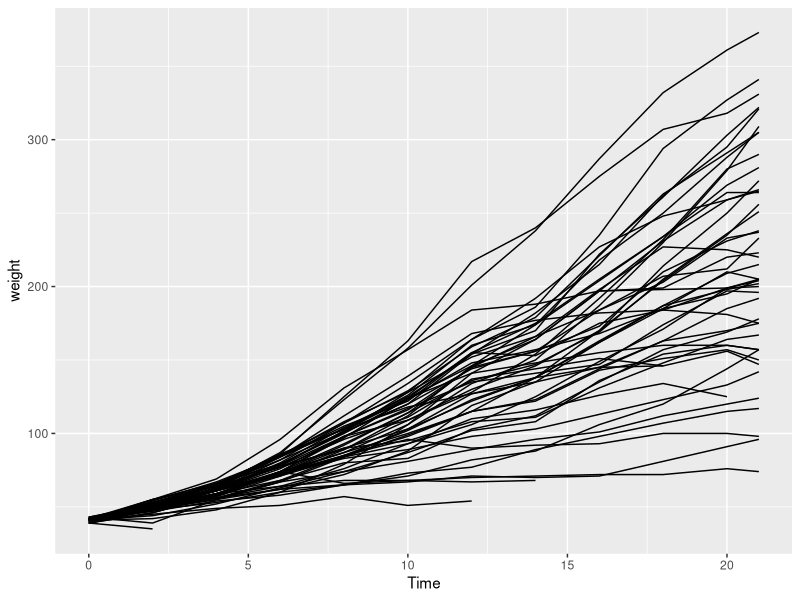
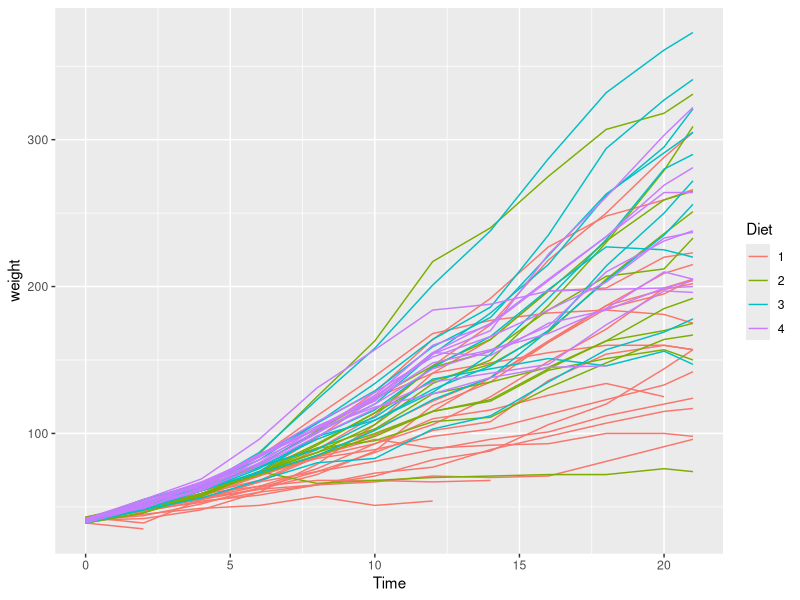
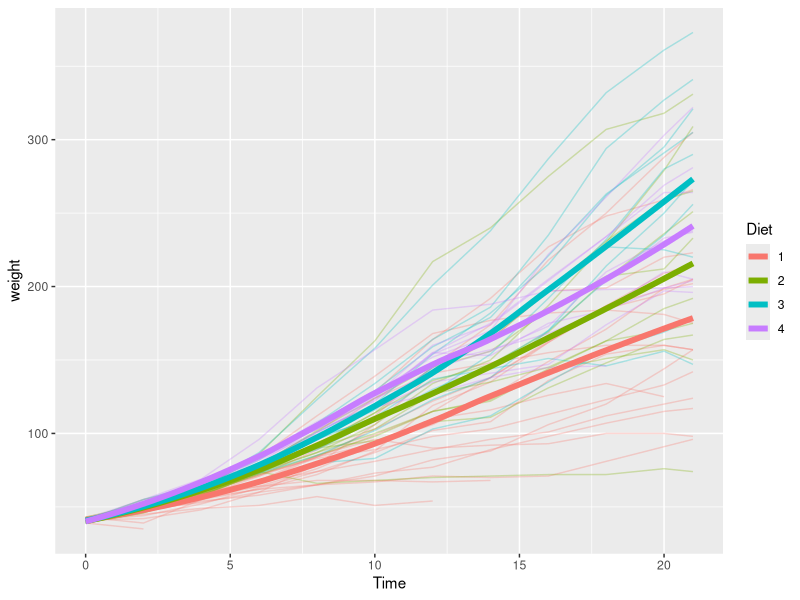
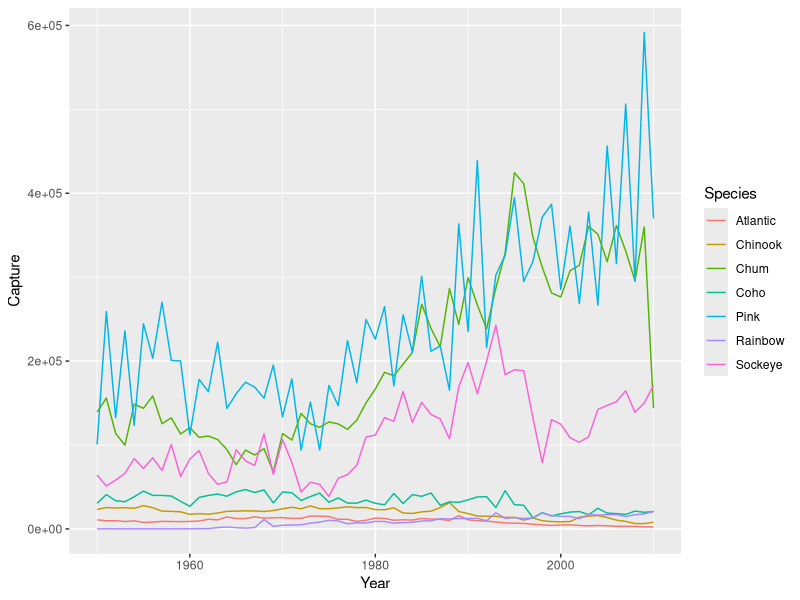

These figures' R source, in order:
# Data Visualization with ggplot
# Scatterplots
# Video 2.1

# Load the dataset as described in Video 1.3


library(tidyverse)

# ChickWeight is available in your workspace
# 1 - Check out the head of ChickWeight
?ChickWeight
head(ChickWeight)

data(ChickWeight)
# 2 - Basic line plot

ggplot(ChickWeight, aes(x = Time, y = weight)) + 
  geom_line(aes(group = Chick))



# 3 - Take plot 2, map Diet onto col.
ggplot(ChickWeight, 
       aes(x = Time, y = weight, col = Diet)) + 
  geom_line(
    aes(group = Chick))

# 4 - Take plot 3, add geom_smooth()
ggplot(ChickWeight, 
       aes(x = Time, y = weight, col = Diet)) + 
    geom_line(
      aes(group = Chick), alpha = 0.3) + 
      geom_smooth(lwd = 2, se = F)


# Check the structure as a starting point
fish.species <-  read_csv("fish.csv")
str(fish.species)
## 'data.frame':    61 obs. of  8 variables:
##  $ Year    : int  1950 1951 1952 1953 1954 1955 1956 1957 1958 1959 ...
##  $ Pink    : int  100600 259000 132600 235900 123400 244400 203400 270119 200798 200085 ...
##  $ Chum    : int  139300 155900 113800 99800 148700 143700 158480 125377 132407 113114 ...
##  $ Sockeye : int  64100 51200 58200 66100 83800 72000 84800 69676 100520 62472 ...
##  $ Coho    : int  30500 40900 33600 32400 38300 45100 40000 39900 39200 32865 ...
##  $ Rainbow : int  0 100 100 100 100 100 100 100 100 100 ...
##  $ Chinook : int  23200 25500 24900 25300 24500 27700 25300 21200 20900 20335 ...
##  $ Atlantic: int  10800 9701 9800 8800 9600 7800 8100 9000 8801 8700 ...
# Use gather to go from fish.species to fish.tidy

fish.tidy <- gather(fish.species, Species, Capture, -Year)

str(fish.tidy)
## 'data.frame':    427 obs. of  3 variables:
##  $ Year   : int  1950 1951 1952 1953 1954 1955 1956 1957 1958 1959 ...
##  $ Species: chr  "Pink" "Pink" "Pink" "Pink" ...
##  $ Capture: int  100600 259000 132600 235900 123400 244400 203400 270119 200798 200085 ...
##– Multiple time series, part 2
# Recreate the plot shown on the right
ggplot(fish.tidy, aes(x = Year, y = Capture, col = Species)) +
  geom_line()


